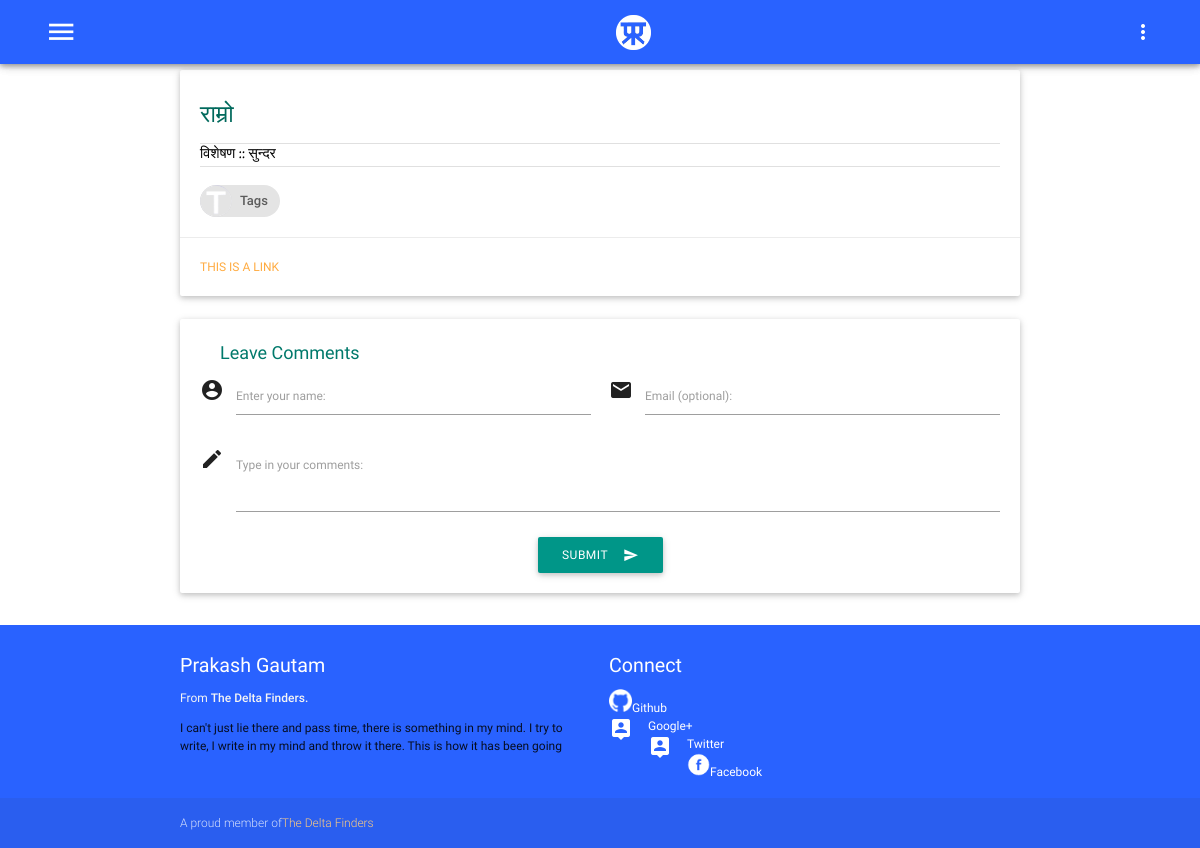
Screenshot of /meaning/राम्रो with the database file from the repository.
### kosh/models.py (models this page shows, shortened)
class BaseModel(models.Model):
    create_date = models.DateTimeField(auto_now=True)
    is_active = models.BooleanField()
    class Meta:
        abstract = True

class BaseWord(BaseModel):
    word = models.CharField(max_length=100,unique=True)
    meaning = models.ManyToManyField('Meaning',blank=False)
    def __str__(self):
        return self.word + " : "

class Pos(BaseModel):
    abbr = models.CharField(max_length=50,unique=True)
    partname = models.CharField(max_length=50,unique=True)

class Meaning(BaseModel):
    meaning = models.TextField()
    pos = models.ForeignKey('Pos',on_delete=models.CASCADE)

### kosh/views.py (the view, shortened to what this page needs)
# urls.py: re_path('meaning/(?P<pslug>[^\x00-\x7F]*[/~]*[^\x00-\x7F]*)$', views.WordMeaning.as_view(), name='meaning'),
class WordMeaning(View):
    def get(self,request,pslug=None):
        template = loader.get_template('kosh/meaning.html')
        word = None
        try:
            word = BaseWord.objects.filter(word=pslug)[0]
        except:
            template = loader.get_template('404.html')
            return HttpResponse(content=template.render({}), content_type='text/html; charset=utf-8', status=404)
        print(f'word obtained is {word} whereas pslug was {pslug}')
        form = CommentForm()
        context = {
            'word': WordInfo(word),
            'form':form
        }
        return HttpResponse(template.render(context,request))

### kosh/forms.py
class CommentForm(forms.Form):
    commenter = forms.CharField(label='Enter your name', max_length = 100)
    email = forms.EmailField(label='Email (optional)')
    comment = forms.CharField(label='Type in your comments',
            widget=forms.Textarea(attrs =
        {'class':'materialize-textarea'}))

### kosh/templates/kosh/meaning.html (shortened to what this page needs)
{%extends "base.html" %}
{%load staticfiles %}
{%block bodycontent %}
<div class="container">
<div class="row">
    <div class="col l12 s12 m12">
      <div class="card">
        <div class="card-content black-text">
          <div class="row">
              <div class="col s12 m8 l10">
                  <span class="card-title teal-text text-darken-3" style="font-size: 2em">
                      {{word.word}}
                  </span>
              </div>
            </div>
            <div class="divider"></div>
            {%for pos,meaning in word.meaning %}
              <div class="pr-blog-content" style="text-align: justify; font-size: 1.2em">
              <p>{{pos}} :: {{meaning}}</p>
              </div>
            {%endfor%}
          <div class="divider"></div>
          <br/>
          <div class="chip">
                <img src="{%static 'images/capital-t.png'%}" alt="Tags">
                Tags
          </div>
        </div>
        <div class="card-action">
          <a href="#">This is a link</a>
        </div>
      </div>
    </div>
</div>
{% include "kosh/comment.html" %}
</div>
{%endblock bodycontent %}

### static/css/style.css (style rules this page uses)
html { font-size: 12px; }
.pr-blog-content, .pr-word-meaning { font-family: 'Gentium Served' ; }
.row { margin-bottom: 5px; }

### rows the page displays
BaseWord: word "राम्रो"
Pos: meaning "विशेषण"
Meaning: meaning "सुन्दर"
